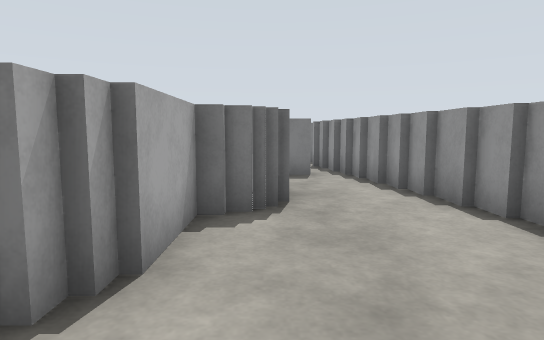
View 1 (above)

24 first-person views from a walk through a world built for the Gazebo simulator. The camera is 1.2 m above the floor, tilts 6° down and sees 75° across. The floor is counted in squares, 1 m on a side. Each view is taken from the middle of a square. On the plan, view 1 faces up. The plan holds only what a view shows up to about 14 squares ahead; the rest is blank. The place goes on beyond the plan.

View 2
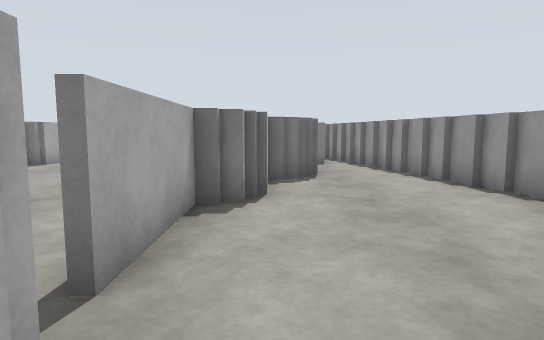

View 3
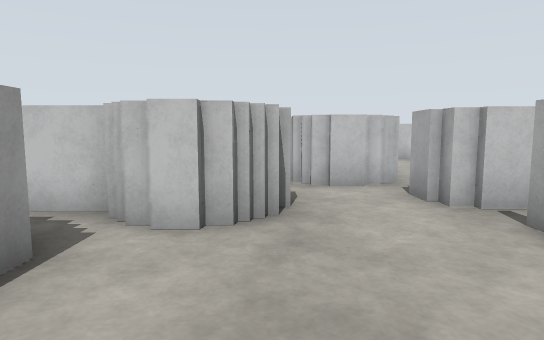

View 4
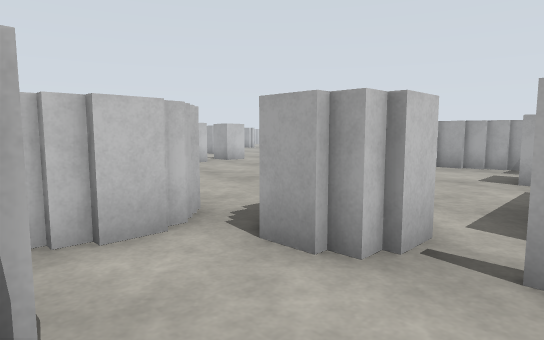

View 5
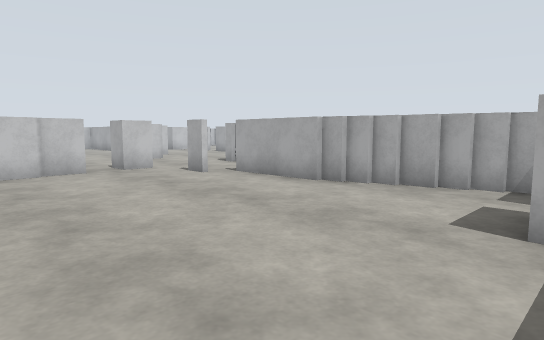

View 6
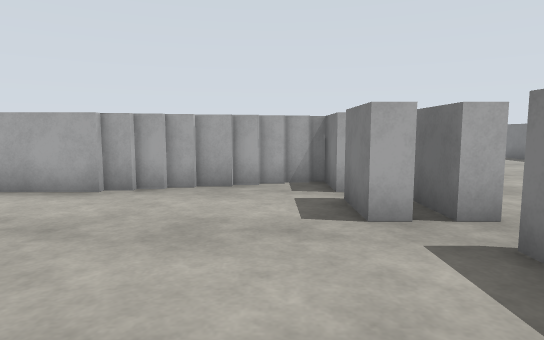

View 7
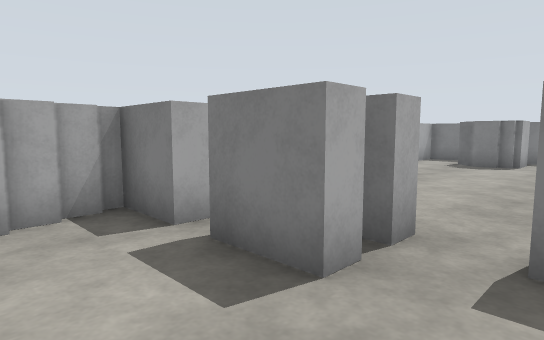

View 8
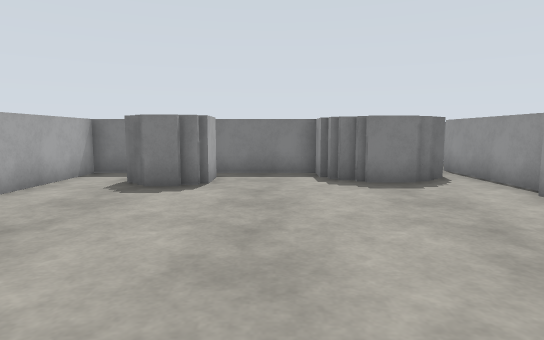

View 9
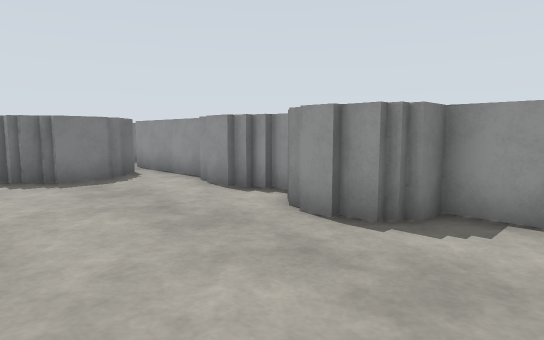

View 10
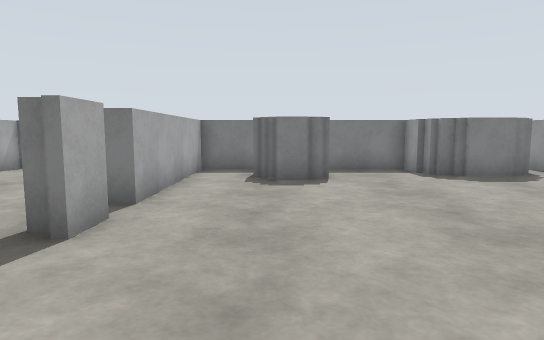

View 11
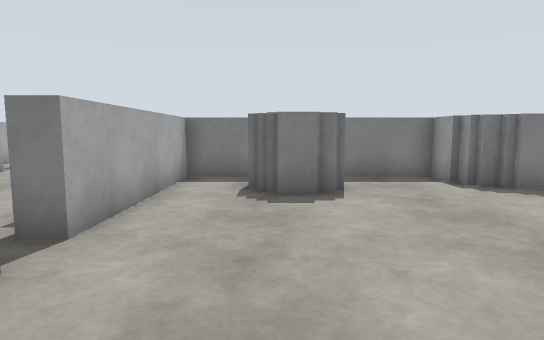

View 12
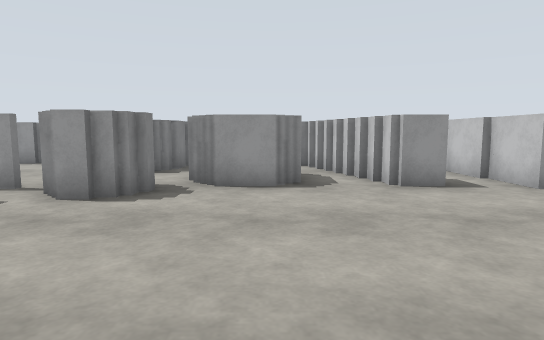

View 13
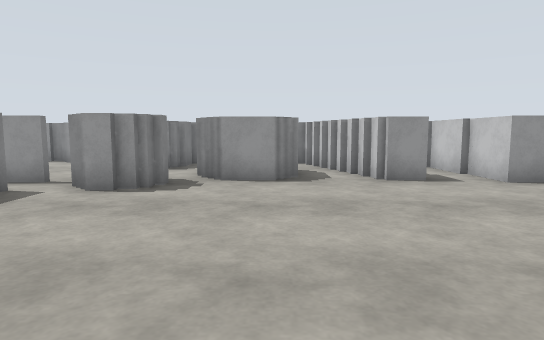

View 14
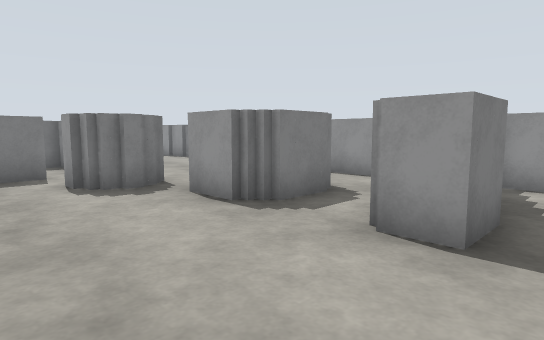

View 15
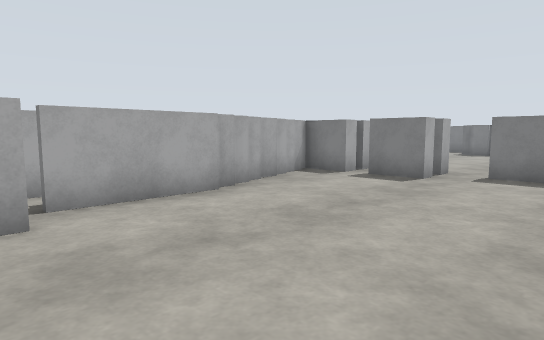

View 16
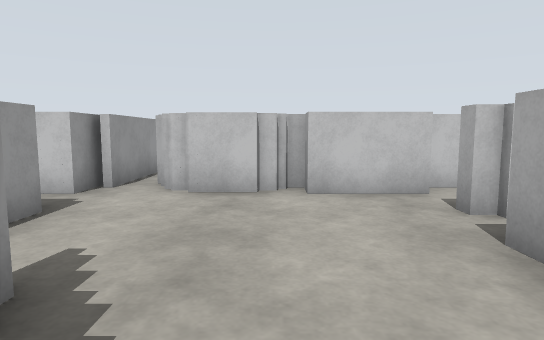

View 17
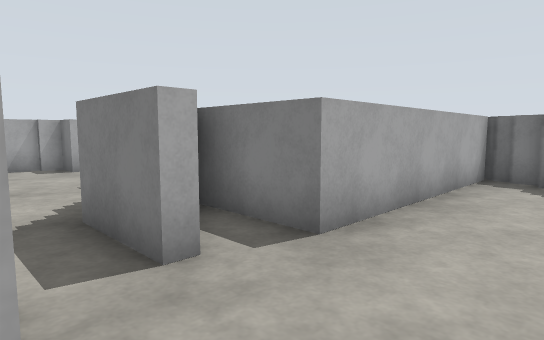

View 18
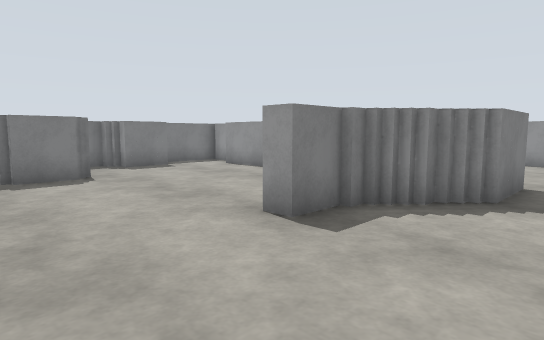

View 19
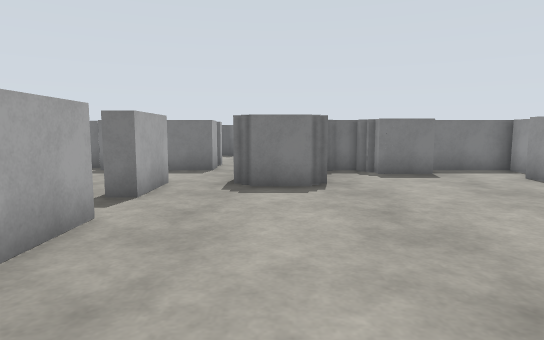

View 20
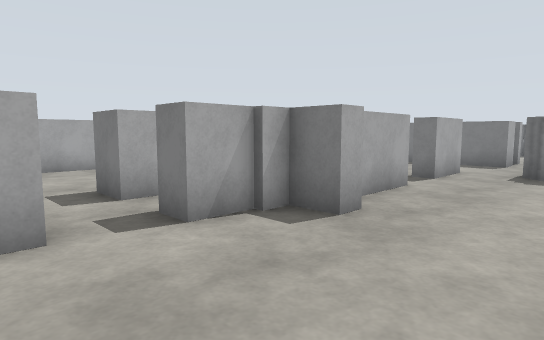

View 21
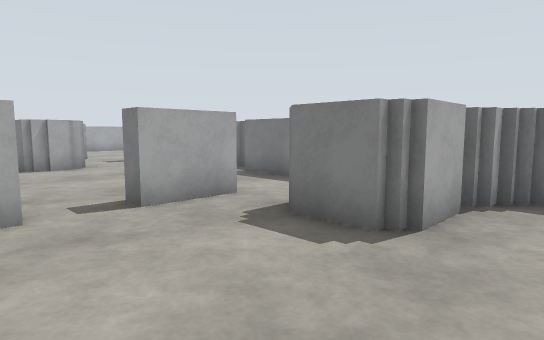

View 22
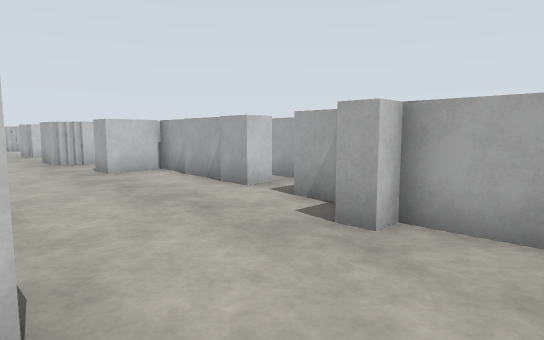

View 23
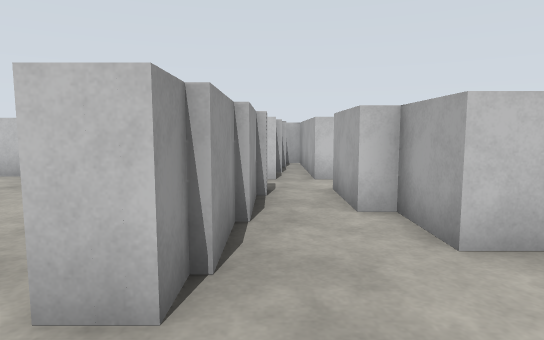

View 24
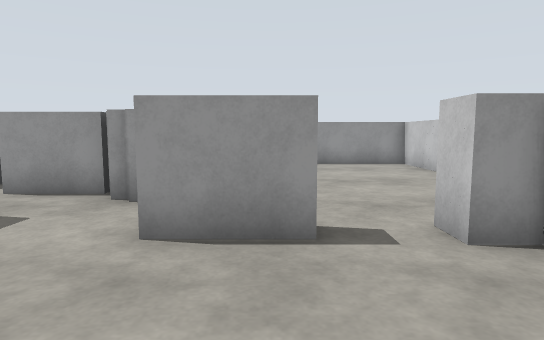

### Floor plan
Points are (right, up) in squares from view 1. A wall is a line through its corners. A room is listed if a view was taken in it or the views show most of it. See-through windows are left out.
Room 1 (views 1, 2, 3, 4, 5, 6, 7, 8, 9, 10, 11, 12, 13, 14, 15, 16, 17, 18, 19, 20, 21, 22, 23, 24)
walls: (-13.3, 11.2) (-13.3, 5.9) (-14, 5.9); (-2.5, 5) (-2.5, 5.5); (-2.5, 8.1) (-2.5, 12.4); (-2.3, 1.9) (-2.3, -1.5); (-1.1, 5.1) (-1.1, 2.9); (-12.7, -2.6) (-12.7, -3.1); (-1.5, 2.5) (-1.5, 2.1); (-1.3, 3) (-1.3, 2.5); (-2.1, 11.9) (-2.1, 13.1) (-1.5, 13.1); (-2.5, -1.6) (-2.5, 2); (-9.3, 16.9) (-9.3, 20.2); (2.5, 8.2) (2.5, 9.4); (2.7, 7.5) (2.7, 8.4); (2.9, 6.6) (2.9, 7.5); (-21.1, 12.9) (-21.1, 8.6); (3.1, 5.6) (3.1, 6.8); (3.3, 4.9) (3.3, 5.8); (-19.1, 15.8) (-19.1, 14.5) (-19.5, 14.5); (3.5, 3.9) (3.5, 5); (-18.9, 16.4) (-18.9, 15.6); (3.7, 3) (3.7, 4); (3.9, 2.2) (3.9, 3.1); (-9.3, 22.1) (-9.3, 23.5); (-8.5, 23.1) (-8.5, 16.3) (-9.4, 16.3); (-22.8, 18.5) (-21.9, 18.5) (-21.9, 17.6); (2.9, -8.4) (2.9, -5.6); (-8.5, 26.3) (-10.9, 26.3); (2.9, -10.9) (2.9, -10.1)
ways out: opening at (-21, 14.6); opening at (-6.1, 22.5); gap at (-14, 6)
objects: other object (-21, 8); white box (-21, 27); white box (-20, 8); white box (-20, 9) to (-20, 10); white box (-20, 11) to (-20, 12); white box (-19, 2) to (-19, 5); white post (-19, 8); white box (-19, 12); white box (-19, 17) to (-19, 19); white box (-19, 22) to (-19, 23); white box (-18, 2); white box (-18, 3) to (-18, 4); white box (-18, 8); white box (-18, 17); white box (-17, 24); white box (-16, 23) to (-16, 25); white box (-16, 26) to (-16, 27); white box (-15, 23) to (-15, 24); white box (-15, 25); white box (-15, 26) to (-15, 27); white box (-14, 4) to (-14, 5); white box (-14, 17); white box (-14, 27); white box (-13, -6) to (-13, -4); white box (-13, 4); white box (-13, 12) to (-12, 12); white box (-13, 16) to (-13, 17); white box (-13, 26) to (-13, 27); white box (-12, -9); white box (-12, -8); white box (-12, -7) to (-12, -5); white box (-12, -2) to (-11, -2); white box (-12, 16) to (-12, 17); white box (-12, 26); white box (-12, 27); white box (-11, -10) to (-11, -8); white box (-11, -1); white box (-11, 9); white box (-11, 10); white box (-11, 11); white box (-11, 15) to (-11, 16); white box (-11, 17) to (-10, 17); white box (-11, 26); white box (-10, -12) to (-10, -11); white box (-10, -2) to (-9, -2); white box (-10, -1) to (-9, -1); white box (-10, 9) to (-10, 10); white box (-10, 11); white box (-10, 12) to (-9, 12); white box (-10, 15); white post (-9, 13); white post (-9, 15); other object (-9, 24); white box (-8, 12); white box (-8, 13); white box (-8, 23) to (-8, 24); white box (-7, -1) to (-4, -1); white box (-7, 12); white box (-7, 13); white box (-6, 10) to (-6, 12); white box (-5, 10) to (-5, 13); white box (-4, -3); white box (-4, 3); white box (-4, 10) to (-4, 12); white box (-3, -4) to (-3, -3); white box (-3, 2) to (-3, 4); white box (-3, 6) to (-3, 7); white box (-3, 11); white box (-2, -11) to (-2, -10); white box (-2, -7) to (-2, -6); white box (-2, -4) to (-2, -3); white box (-2, 16); white box (-1, -11) to (-1, -10); white box (-1, -7) to (-1, -5); white box (-1, 6) to (-1, 7); white box (0, -10) to (0, -9); white box (0, -7) to (0, -6); white box (0, -5); white box (0, 6) to (0, 7); white box (1, -10) to (1, -9); other object (1, -6); white box (1, -3); white box (1, -2); white box (1, 10) to (1, 11); other object (2, -12); white box (2, -10) to (2, -9); white box (2, -4) to (2, -2); white box (2, 11); white box (2, 12); white box (2, 13); white box (3, -9); white box (3, -3); white box (3, -2); white box (3, 0) to (3, 1); white box (4, -3) to (4, -2)

Positions as (right, up) in squares from view 1, and headings:
1: (0, 0), facing up
2: (-1, -4), facing up
3: (1, 3), facing down
4: (1, -1), facing down-left
5: (-4, -2), facing down-left
6: (-4, -4), facing left
7: (-7, -5), facing up-left
8: (-8, 1), facing up
9: (-8, 0), facing up-right
10: (-11, 0), facing up
11: (-11, 2), facing up
12: (-10, -7), facing right
13: (-11, -7), facing right
14: (-6, -12), facing up-right
15: (-5, -12), facing up-left
16: (-6, 20), facing down
17: (-6, 13), facing up-left
18: (-18, 13), facing up-right
19: (-16, 15), facing up
20: (-15, 12), facing up-left
21: (-13, 19), facing up-left
22: (-14, 19), facing down-left
23: (-20, 22), facing down
24: (-23, 22), facing right
